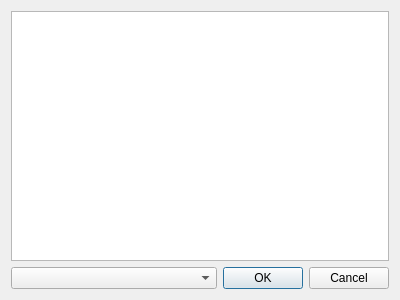
<?xml version="1.0" encoding="UTF-8"?>
<ui version="4.0">
 <class>IconSelectorDialog</class>
 <widget class="QDialog" name="IconSelectorDialog">
  <property name="geometry">
   <rect>
    <x>0</x>
    <y>0</y>
    <width>400</width>
    <height>300</height>
   </rect>
  </property>
  <property name="windowTitle">
   <string>Select an Icon</string>
  </property>
  <layout class="QGridLayout" name="gridLayout">
   <item row="2" column="1">
    <widget class="QDialogButtonBox" name="buttonBox">
     <property name="orientation">
      <enum>Qt::Horizontal</enum>
     </property>
     <property name="standardButtons">
      <set>QDialogButtonBox::Cancel|QDialogButtonBox::Ok</set>
     </property>
    </widget>
   </item>
   <item row="2" column="0">
    <widget class="QComboBox" name="iconBox">
     <property name="sizePolicy">
      <sizepolicy hsizetype="Minimum" vsizetype="Minimum">
       <horstretch>5</horstretch>
       <verstretch>5</verstretch>
      </sizepolicy>
     </property>
     <property name="maxVisibleItems">
      <number>20</number>
     </property>
     <property name="iconSize">
      <size>
       <width>32</width>
       <height>32</height>
      </size>
     </property>
    </widget>
   </item>
   <item row="0" column="0" colspan="2">
    <widget class="QTreeWidget" name="treeWidget">
     <property name="animated">
      <bool>true</bool>
     </property>
     <attribute name="headerVisible">
      <bool>false</bool>
     </attribute>
     <column>
      <property name="text">
       <string>New Column</string>
      </property>
     </column>
    </widget>
   </item>
  </layout>
 </widget>
 <resources/>
 <connections>
  <connection>
   <sender>buttonBox</sender>
   <signal>accepted()</signal>
   <receiver>IconSelectorDialog</receiver>
   <slot>accept()</slot>
   <hints>
    <hint type="sourcelabel">
     <x>248</x>
     <y>254</y>
    </hint>
    <hint type="destinationlabel">
     <x>157</x>
     <y>274</y>
    </hint>
   </hints>
  </connection>
  <connection>
   <sender>buttonBox</sender>
   <signal>rejected()</signal>
   <receiver>IconSelectorDialog</receiver>
   <slot>reject()</slot>
   <hints>
    <hint type="sourcelabel">
     <x>316</x>
     <y>260</y>
    </hint>
    <hint type="destinationlabel">
     <x>286</x>
     <y>274</y>
    </hint>
   </hints>
  </connection>
 </connections>
</ui>
